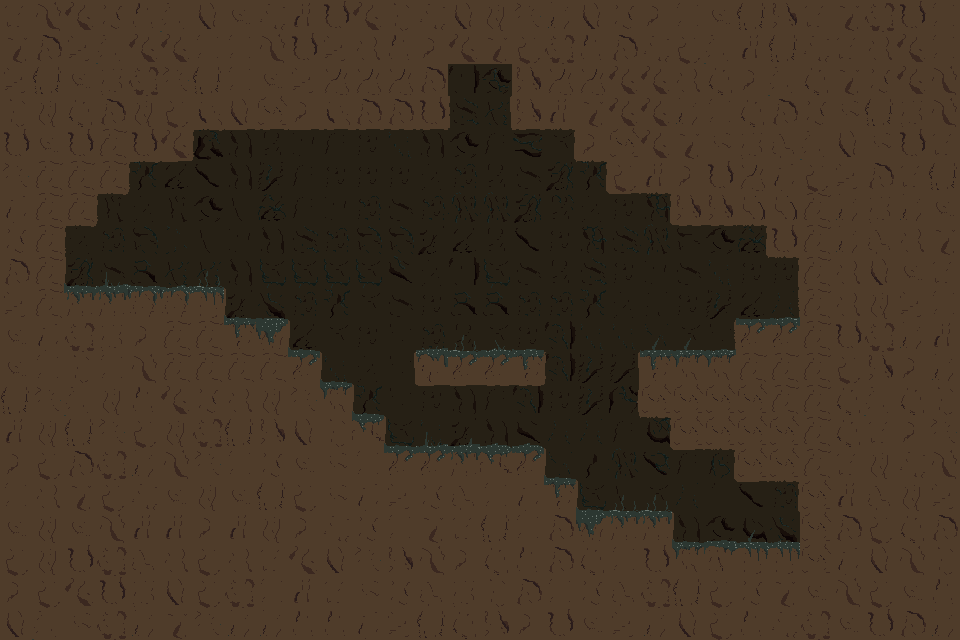

Rendered tile map (Tiled .tmx) drawn with the repository's tilesets; below, a short description and the map source with its tile grids summarised:
An orthogonal 30x20 tile map with 32x32 px tiles, 3 tile layers (BG, FG, Objects), 1 hidden layer not drawn, 3 tilesets and 9 objects (4x Door).

<map version="1.0" orientation="orthogonal" width="30" height="20" tilewidth="32" tileheight="32">
 <properties>
  <property name="MapName" value="The Cave" />
 </properties>
 <tileset firstgid="1" name="tilemap" tilewidth="32" tileheight="32">
  <image source="gfx/tileset.png" width="384" height="384" />
 </tileset>
 <tileset firstgid="145" name="collision" tilewidth="32" tileheight="32">
  <image source="gfx/collision.png" width="32" height="32" />
 </tileset>
 <tileset firstgid="146" name="objects" tilewidth="32" tileheight="32">
  <image source="gfx/objects.png" width="384" height="32" />
 </tileset>
 <layer name="BG" width="30" height="20">
  <data>[600 cells, 600 non-empty, 56 distinct tile ids]</data>
 </layer>
 <layer name="FG" width="30" height="20">
  <data>[600 cells, 600 non-empty, 72 distinct tile ids]</data>
 </layer>
 <layer name="Collision" width="30" height="20" visible="0" opacity="0.26">
  <properties>
   <property name="draw" value="false" />
  </properties>
  <data>[600 cells, 105 non-empty, 1 distinct tile ids]</data>
 </layer>
 <layer name="Objects" width="30" height="20" opacity="0.23">
  <properties>
   <property name="draw" value="false" />
  </properties>
  <data>[600 cells, 0 non-empty, 0 distinct tile ids]</data>
 </layer>
 <objectgroup name="Doors" width="30" height="20">
  <object name="tutorialDoor" type="Door" x="448" y="64" width="64" height="32">
   <properties>
    <property name="toDoor" value="" />
    <property name="toMap" value="" />
   </properties>
  </object>
  <object name="rightBotDoor" type="Door" x="800" y="480" width="32" height="64">
   <properties>
    <property name="toDoor" value="leftDoor" />
    <property name="toMap" value="room2_1" />
   </properties>
  </object>
  <object name="leftDoor" type="Door" x="32" y="224" width="32" height="64">
   <properties>
    <property name="toDoor" value="" />
    <property name="toMap" value="" />
   </properties>
  </object>
  <object name="rightTopDoor" type="Door" x="800" y="256" width="32" height="64">
   <properties>
    <property name="toDoor" value="leftDoor" />
    <property name="toMap" value="room1_2" />
   </properties>
  </object>
 </objectgroup>
 <objectgroup name="Enemies" width="30" height="20">
  <object gid="151" x="768" y="320" />
  <object gid="151" x="64" y="288">
   <properties>
    <property name="isFlipped" value="true" />
   </properties>
  </object>
  <object gid="154" x="768" y="544" />
  <object gid="147" x="192" y="160">
   <properties>
    <property name="rotation" value="270" />
   </properties>
  </object>
  <object gid="147" x="128" y="192">
   <properties>
    <property name="rotation" value="270" />
   </properties>
  </object>
 </objectgroup>
</map>
